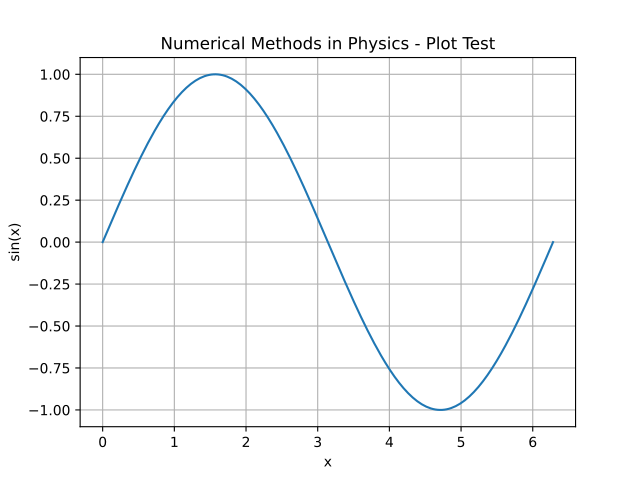

This chart was generated by the following Python code:
import numpy as np
import matplotlib.pyplot as plt

x = np.linspace(0.0, 2.0 * np.pi, 200)
y = np.sin(x)

plt.plot(x, y)
plt.xlabel("x")
plt.ylabel("sin(x)")
plt.title("Numerical Methods in Physics - Plot Test")
plt.grid(True)

plt.savefig("plot_test.pdf")
plt.show()
